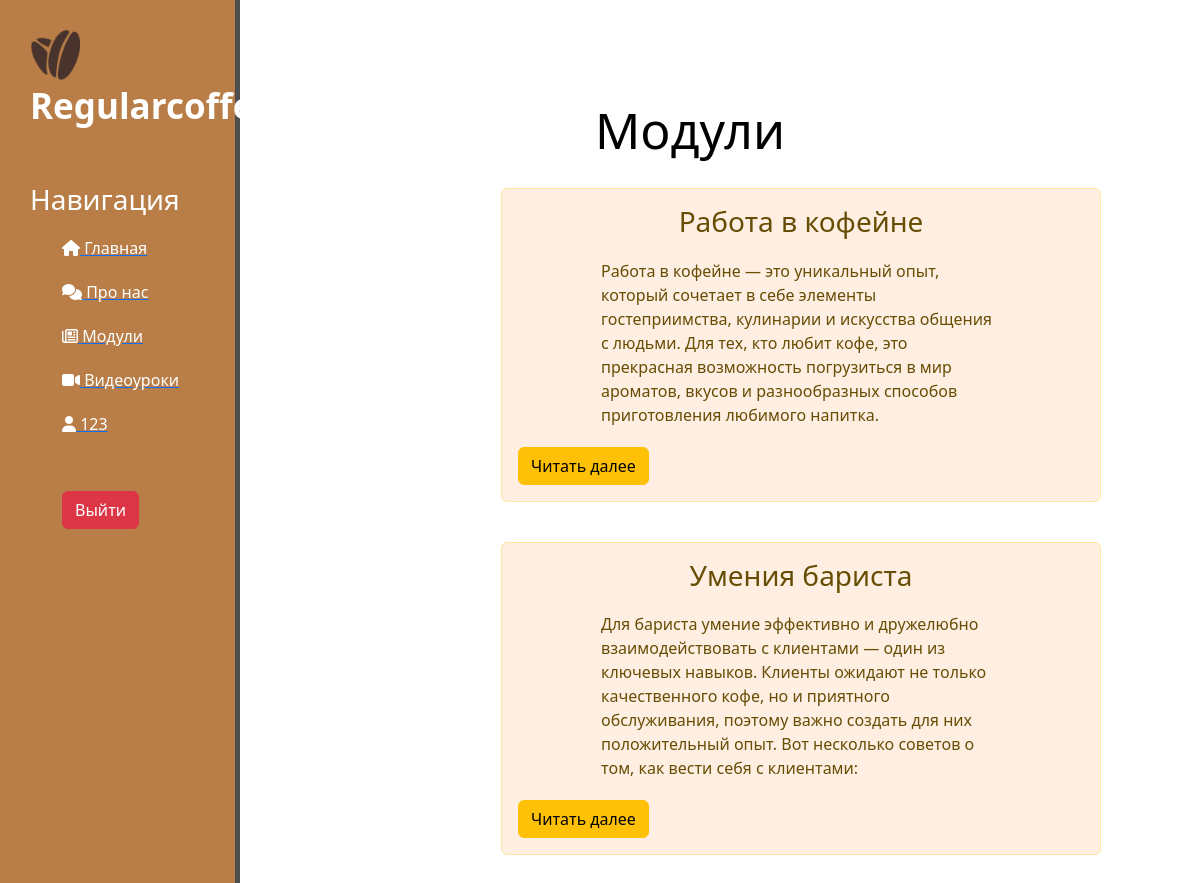
The app's page /news/ (signed in) with its own data.
### users/models.py (models this page shows)
class User(AbstractUser):
    photo = models.ImageField(upload_to="users/%Y/%m/%d/", blank=True, null=True, verbose_name="Фотография")
    date_birth = models.DateTimeField(blank=True, null=True, verbose_name="Дата рождения")

### news/models.py (models this page shows, shortened)
class Artiles(models.Model):
    title = models.CharField('Название', max_length=50)
    anons =  models.CharField('Анонс', max_length=350)
    full_text = models.TextField('Статья')
    date = models.DateTimeField('Дата публикации')
    class Meta:
        verbose_name='Новость'
        verbose_name_plural = 'Новости'

### news/views.py (the view)
# urls.py: path('',views.news_home, name='news_home'),
@login_required
def news_home(request):
    news = Artiles.objects.order_by('-date')
    return render(request, 'news/news_hime.html', {'news': news})

### news/templates/news/news_hime.html (shortened to what this page needs)
{% extends 'main/layout.html' %}
{% block content %}
    <div class="features">
        <h1>Модули</h1>
        {% if news %}
            {% for el in news %}
            <div class="alert alert-warning" >
                <h3 align="center">{{ el.title }}</h3>
                <p>{{ el.anons }}</p>
                <a href="{% url 'news-detail' el.id %}" class="btn btn-warning">Читать далее</a>
            </div>
            {% endfor %}
        {% else  %}
            <p>Модули отсутствуют</p>
        {% endif %}
    </div>
{% endblock %}

### main/templates/main/layout.html (shortened to what this page needs)
{% load static %}
<!doctype html>
<html lang="ru">
<head>
    <link rel="stylesheet" href="https://cdn.jsdelivr.net/npm/bootstrap@5.3.2/dist/css/bootstrap.min.css">
    <link rel="stylesheet" href="{% static 'main/css/main.css' %}">
</head>
<body>
    <aside>
        <img src="{% static 'main/img/logo-icon.png' %}"  alt="">
        <span class="logo">Regularcoffee</span>
        <h3>Навигация</h3>
        <ul>
            <a href="{% url 'home' %}"><li><i class="fa fa-solid fa-house"></i> Главная</li></a>
            <a href="{% url 'about' %}"><li><i class="fa-solid fa-comments"></i> Про нас</li></a>
            <a href="{% url 'news_home' %}"><li><i class="fa-regular fa-newspaper"></i> Модули</li></a>
            <a href="{% url 'video' %}"><li><i class="fa-solid fa-video"></i> Видеоуроки</li></a>
            {% if user.is_authenticated %}
            <a href="{% url 'users:profile' %}"><li><i class="fa-solid fa-user"></i> {{user.username}}</li></a>
            <p><button class="btn btn-danger" type="submit">Выйти</button></form></p>
            {% else %}
            <a href="{% url 'users:login' %}"><li><i class="fa-solid fa-envelope"></i> Войти </li></a>
            <a href="{% url 'users:register' %}"><li><i class="fa-solid fa-address-card"></i> Регистрация </li></a>
             {% endif %}
        </ul>
    </aside>
    <main>
        {% block content %}
        {% endblock %}
    </main>
</body>
</html>

### main/static/main/css/main.css (style rules this page uses)
body { background: #FFFFFF }
aside { float: left; background: #B97E47; width: 20%; padding: 2.5%; height: 1500px; color: #fff; border-right: 5px solid #4d4d4d }
aside img { width: 50px; height: 50px; }
aside .logo { font-size: 35px; margin-left: 10 px; font-weight: bold; }
aside h3 { margin-top: 50px; font-size: 28px; }
aside ul { list-style: none }
aside ul li { color: #fff; display: block; margin-top: 20px; transition: transform .6s ease }
main .features { float: left; color: black; margin-top: 100px; text-align: center; width:75% }
main .features h1 { font-size: 50px; }
main .features p { max-width: 400px;margin: 20px auto; }
.alert-warning { float: left; clear: both; width: 600px; margin: 20px 29%; text-align: left; background: #FFEFE3; }
.btn-danger { margin-top: 5px; }

### records on screen
User: username "123"
Artiles: title "Работа в кофейне", anons "Работа в кофейне — это уникальный опыт, который сочетает в себе элементы гостеприимства, кулинарии и искусства общения с людьми. Для тех, кто любит кофе, это прекрасная возможность погрузиться в мир ароматов, вкусов и разнообразных способов приготовления любимого напитка."
Artiles: title "Умения бариста", anons "Для бариста умение эффективно и дружелюбно взаимодействовать с клиентами — один из ключевых навыков. Клиенты ожидают не только качественного кофе, но и приятного обслуживания, поэтому важно создать для них положительный опыт. Вот несколько советов о том, как вести себя с клиентами:"
